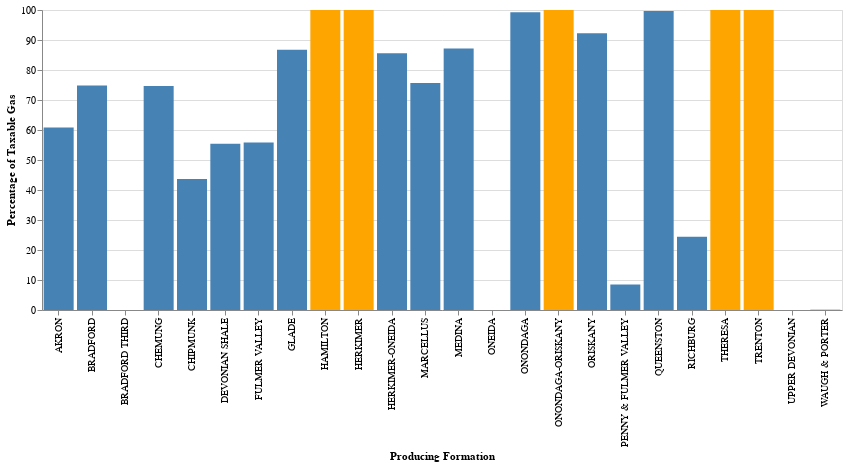

Notebook source saved alongside this figure:
### Code cell
Chart(TG_1970s).mark_bar().encode(x='Producing Formation:O', y='Percentage of Taxable Gas', 
                                  color=alt.condition(
                                  alt.datum['Percentage of Taxable Gas'] == TG_1970s['Percentage of Taxable Gas'].max(),  
                                  alt.value('orange'),   
                                  alt.value('steelblue')   
                                                     )).properties(width=800)

### Figure 1 — Vega-Lite specification as saved in the notebook (floating-point values rounded to 4 significant figures)
{"config": {"view": {"continuousWidth": 400, "continuousHeight": 300}}, "data": {"name": "data-cffbbea115d7c7c3ac7eb226d7379a59"}, "mark": "bar", "encoding": {"color": {"condition": {"value": "orange", "test": "(datum['Percentage of Taxable Gas'] === 100.0)"}, "value": "steelblue"}, "x": {"type": "ordinal", "field": "Producing Formation"}, "y": {"type": "quantitative", "field": "Percentage of Taxable Gas"}}, "width": 800, "$schema": "https://vega.github.io/schema/vega-lite/v4.8.1.json", "datasets": {"data-cffbbea115d7c7c3ac7eb226d7379a59": [{"Producing Formation": "AKRON", "Percentage of Taxable Gas": 60.87}, {"Producing Formation": "BRADFORD", "Percentage of Taxable Gas": 74.85}, {"Producing Formation": "BRADFORD THIRD", "Percentage of Taxable Gas": 0.0}, {"Producing Formation": "CHEMUNG", "Percentage of Taxable Gas": 74.68}, {"Producing Formation": "CHIPMUNK", "Percentage of Taxable Gas": 43.63}, {"Producing Formation": "DEVONIAN SHALE", "Percentage of Taxable Gas": 55.39}, {"Producing Formation": "FULMER VALLEY", "Percentage of Taxable Gas": 55.81}, {"Producing Formation": "GLADE", "Percentage of Taxable Gas": 86.78}, {"Producing Formation": "HAMILTON", "Percentage of Taxable Gas": 100.0}, {"Producing Formation": "HERKIMER", "Percentage of Taxable Gas": 100.0}, {"Producing Formation": "HERKIMER-ONEIDA", "Percentage of Taxable Gas": 85.62}, {"Producing Formation": "MARCELLUS", "Percentage of Taxable Gas": 75.65}, {"Producing Formation": "MEDINA", "Percentage of Taxable Gas": 87.14}, {"Producing Formation": "ONEIDA", "Percentage of Taxable Gas": 0.0}, {"Producing Formation": "ONONDAGA", "Percentage of Taxable Gas": 99.23}, {"Producing Formation": "ONONDAGA-ORISKANY", "Percentage of Taxable Gas": 100.0}, {"Producing Formation": "ORISKANY", "Percentage of Taxable Gas": 92.29}, {"Producing Formation": "PENNY & FULMER VALLEY", "Percentage of Taxable Gas": 8.5}, {"Producing Formation": "QUEENSTON", "Percentage of Taxable Gas": 99.69}, {"Producing Formation": "RICHBURG", "Percentage of Taxable Gas": 24.45}, {"Producing Formation": "THERESA", "Percentage of Taxable Gas": 100.0}, {"Producing Formation": "TRENTON", "Percentage of Taxable Gas": 100.0}, {"Producing Formation": "UPPER DEVONIAN", "Percentage of Taxable Gas": 0.0}, {"Producing Formation": "WAUGH & PORTER", "Percentage of Taxable Gas": 0.1}]}}
